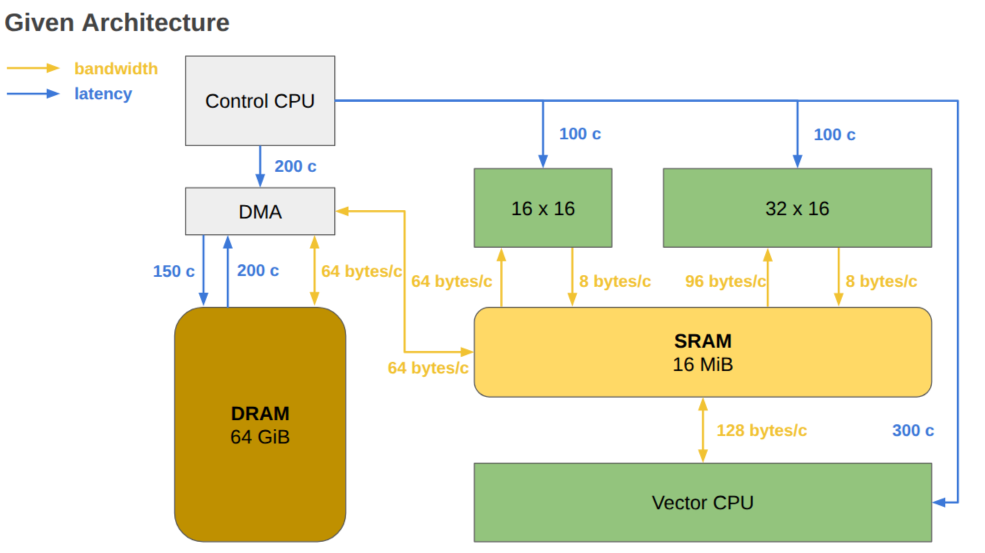
#> input picture img/architecture.png, 1969 x 1106 px (shown at 1/2 size)
$ jupyter execute hardware_profile.ipynb
#> lines starting #> are read from the running program, lines starting #| are printed output that depends on the picture
### tile_model.py
#!/usr/bin/env python3
from __future__ import annotations

from dataclasses import dataclass
from math import prod
from operator import index


def divup(a: int, b: int) -> int:
    return (a + b - 1) // b


DTYPE_BYTES = {
    'int8': 1, 'uint8': 1,
    'int16': 2, 'uint16': 2, 'float16': 2, 'bfloat16': 2,
    'int32': 4, 'uint32': 4, 'float32': 4
}


# [25 lines left out: functions dtype_name, data_shape, not called in this run]


def data_bytes(data, dtype: str | int) -> int:
    """Bytes = product(shape) x bytes per element; no tensor data is read."""
    return prod(data_shape(data)) * DTYPE_BYTES[dtype_name(dtype)]


@dataclass(frozen=True)
class Hardware:
    sram_bytes: int = 16 * 1024**2
    clock_hz: int = 1_000_000_000
    dma_bw: int = 64
    vector_bw: int = 128
    dma_setup: int = 200
    dram_read_latency: int = 200
    dram_write_latency: int = 150
    vector_launch: int = 300
    array_latency: int = 100
    control: str = 'serialized' # serialized/pipelined
    issue_interval: int = 1
    array_model: str = 'mac' # mac / bandwidth
    arithmetic: str = 'native-int8' #safe-int8 / native-int8

    @property
    def digits(self) -> int:
        return 2 if self.arithmetic == 'safe-int8' else 1

    @property
    def max_reduction(self) -> int:
        return 128 if self.arithmetic == 'safe-int8' else 256

    def time_us(self, cycles: int) -> float:
        """Microseconds = cycles / clock_hz x 1e6."""
        return cycles / self.clock_hz * 1e6


class SRAM:
    """Track allocated buffers, not arithmetic or transfer time.

    SRAM has different bandwidths to each engine; DMA/VCPU/SA charge those
    transfers. Do not add another generic SRAM transfer time.
    """
    # [8 lines left out: function __init__, not called in this run]

    @property
    def used_bytes(self) -> int:
        return sum(buf['bytes'] for buf in self.buffers.values())

    @property
    def free_bytes(self) -> int:
        return self.capacity_bytes - self.used_bytes

    def utilization(self) -> float:
        """Fraction occupied, from 0 to 1."""
        return self.used_bytes / self.capacity_bytes

    # [22 lines left out: functions allocate, free, status, not called in this run]

    def max_utilization(self) -> float:
        """Peak SRAM usage as a fraction of total capacity."""
        return self.peak_bytes / self.capacity_bytes


class SystolicArray:
    """One physical job; partial tiles are padded for traffic and timing."""
    physical_rows: int
    BW_in: int
    BW_out = 8

    def __init__(self, rows: int | None = None, K: int = 128, cols: int = 16,
                 compute_model: str = 'mac'):
        rows = self.physical_rows if rows is None else rows
        if not (1 <= rows <= self.physical_rows and 1 <= K <= 256
                and 1 <= cols <= 16):
            raise ValueError('invalid tile')
        if compute_model not in ('bandwidth', 'mac', 'wavefront'):
            raise ValueError('Unknown array model')
        self.rows, self.K, self.cols = rows, K, cols
        self.compute_model = compute_model

    def input_bytes(self) -> int:
        return (self.physical_rows + 16) * self.K

    def output_bytes(self) -> int:
        return self.physical_rows * 16 * 2

    def input_cycles(self) -> int:
        return divup(self.input_bytes(), self.BW_in)

    def output_cycles(self) -> int:
        return divup(self.output_bytes(), self.BW_out)

    def compute_cycles(self) -> int:
        if self.compute_model == 'bandwidth':
            return 0
        if self.compute_model == 'mac':
            return self.K
        return self.K + self.physical_rows + 16 - 2

    def stage_cycles(self) -> int:
        return max(self.input_cycles(), self.compute_cycles())

    def bandwidth_cycle(self) -> int:
        return max(self.input_cycles(), self.output_cycles())

    def cycle(self) -> int:
        return max(self.stage_cycles(), self.output_cycles())

    def latency(self) -> int:
        return self.stage_cycles() + self.output_cycles()

    def macs(self) -> int:
        return self.rows * self.cols * self.K

    def mac_rate(self) -> float:
        return self.macs() / self.cycle()

    # [21 lines left out: function compute, not called in this run]


class SA1(SystolicArray):
    physical_rows = 16
    BW_in = 64


class SA2(SystolicArray):
    physical_rows = 32
    BW_in = 96


class VCPU:
    def __init__(self, in_bytes: int = 0, out_bytes: int = 0,
                 hw: Hardware = Hardware()):
        self.in_bytes, self.out_bytes, self.hw = in_bytes, out_bytes, hw

    def cycle(self) -> int:
        return divup(self.in_bytes + self.out_bytes, self.hw.vector_bw)

    def launch_cycle(self) -> int:
        return self.hw.vector_launch + self.cycle()

    # [30 lines left out: functions compute, transform, not called in this run]


class DMA:
    # [56 lines left out: functions __init__, cycle, transfer, sram_allocation, not called in this run]

### hardware_profile.ipynb
### Kernel timing

Cycles from control-CPU launch until the result is back in DRAM, for one kernel
on `x_bytes` of input:

```
ctrl->DMA | DRAM read | DRAM->SRAM | launch | COMPUTE | ctrl->DMA | SRAM->DRAM | DRAM write
```

`latency` = every stage serialised (one shot).
`pipelined` = chunked and double-buffered, so the slowest pipe hides the rest.

[cell 1]
from PIL import Image
from IPython.display import display

img = Image.open("img/architecture.png")
#> img is the input picture: PIL image 1969x1106 RGBA; mean R, G, B, A 231.5, 231.5, 203.9, 255
width = 800
height = round(img.height * width / img.width)
#> height = 449

display(img.resize((width, height)))
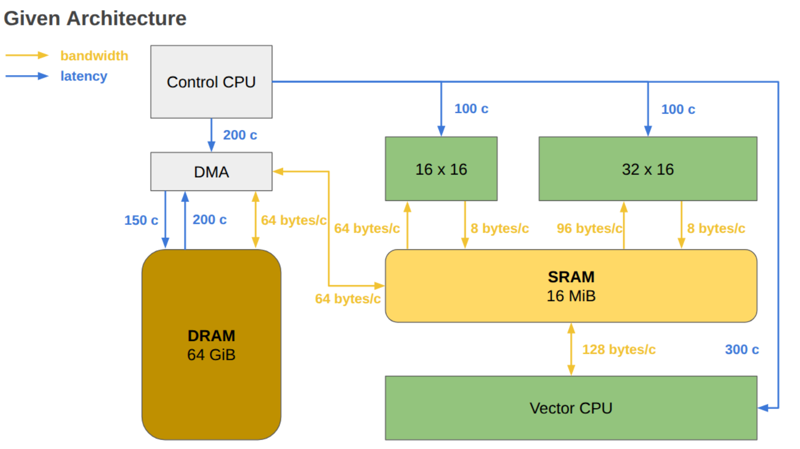
#> shown: PIL image 800x449 RGBA; mean R, G, B, A 231.5, 231.4, 203.9, 255

## 1 Compute bound/ Memory bound on SA units

With hardware architecture in hand, we are able to model latency, data transfer and computation wall as a function
of input byte, computation units and K in sa unit.

Model a full workflow: kernel start + DRAM -> SRAM -> SA1 & SA2 -> SRAM -> SRAM -> DRAM

[cell 2]
## Latency model
BW_DMA = 64                                     # DRAM -> DMA -> SRAM
BW_VCPU = 128                                   # SRAM <-> vector CPU
PORTS = {"sa16": [(16, 64, 8)],                 # (rows, in B/cyc, out B/cyc)
         "sa32": [(32, 96, 8)],
         "both": [(16, 64, 8), (32, 96, 8)]}


def kernel_time(x_bytes, unit="both", K1=256, K2=None):
    """
    Cycles from control-CPU launch until the result is back in DRAM.

    K1 : contraction depth of the first array (the only array, unless unit="both")
    K2 : contraction depth of the second array ("both" only; defaults to K1)
    """
    LAT = 200 + 200 + 200 + 150  # Control-> DMA, DRAM read, control->DMA, DRAM write
    if unit == "vcpu":
        y = x_bytes
        compute = (x_bytes + y) / BW_VCPU
        launch = 300
    else:
        if K2 is None:
            K2 = K1
        ports = PORTS[unit]
        Ks = [K1, K2][:len(ports)]              # a single array uses K1 only

        # geometry and cost of ONE tile op on each array
        tiles = []
        for (rows, in_bw, out_bw), K in zip(ports, Ks):
            tin, tout = (rows + 16) * K, rows * 16 * 2      # bytes per tile op, in and out
            # pipelined array -> a tile costs max(in, out), never in + out
            cost = max(tin / in_bw, tout / out_bw)
            tiles.append((tin, tout, cost, tin / cost))     # tin/cost = EFFECTIVE B/cyc

        # Split by EFFECTIVE input rate, not nominal port width: an output-bound
        # array cannot consume at its port speed, so splitting by in_bw over-feeds
        # it and it finishes late.  With K1 != K2 the two arrays are almost always
        # bound differently, so this matters.
        tot_bw = sum(eff for _, _, _, eff in tiles)
        y = compute = 0.0
        for tin, tout, cost, eff in tiles:
            xi = x_bytes * eff / tot_bw         # now both arrays really do finish together
            n = xi / tin                        # number of tile ops
            y += n * tout
            compute = max(compute, n * cost)    # arrays run concurrently -> max

        launch = 100

    load, store = x_bytes / BW_DMA, y / BW_DMA
    return {"load": load, "compute": compute, "store": store, "out_bytes": y,
            "latency":   LAT + launch + load + compute + store,   # serial, one shot
            "pipelined": LAT + launch + max(load, compute, store)}  # double-buffered

Apply a grid search on the latency model

[cell 3]
MB = 2 ** 20
GB = 2 ** 30

byte_list = [16 * MB]
device_list = ["sa16", "sa32", "both"]
K1_list = [32, 64, 128, 256]
K2_list = [32, 64, 128, 256]

print(f"{'size':>8} {'device':>7} {'K1/K2':>9} {'transfer':>12} {'compute':>12} "
      f"{'total':>13} {'transfer%':>10}")
print("-" * 78)

for x in byte_list:
    for unit in device_list:
        # both arrays -> sweep a depth for each; a single array has only K1
        pairs = ([(k1, k2) for k1 in K1_list for k2 in K2_list] if unit == "both"
                 else [(k1, None) for k1 in K1_list])
        for K1, K2 in pairs:
            r = kernel_time(x, unit, K1, K2)
            transfer = r["load"] + r["store"]      # DRAM->SRAM  +  SRAM->DRAM
            compute = r["compute"]
            total = r["latency"]                   # transfer + compute + LAT
            label = f"{K1}/{K2}" if K2 is not None else f"{K1}"
            print(f"{x // MB:>6}MB {unit:>7} {label:>9} {transfer:>12,.0f} {compute:>12,.0f} "
                  f"{total:>13,.0f} {100 * transfer / total:>9.2f}%")
        print("-" * 78)

### Conclusion

    16MB    both   256/256      281,805      104,858       387,512     72.72%

**1. The transfer proportion is a bottleneck readout.** 72.72% (both, K=256)
  means the kernel is transfer-dominated and widening DRAM would help.
  23.80% (sa32, K=32) means it's compute-dominated and DRAM is irrelevant.
  The proportion moves from 24% to 73% purely from choosing K and the device
  — same bytes, same work.

    16777216B      sa16  256    278,528.0    262,144.0    541,522.0     51.43%

The size column barely matters once past the fixed latency: 16 and 32MiB give nearly identical percentages (58.88 / 58.93),
  because both transfer and compute scale linearly. K and device are the
  real variables in this sweep; x mostly is not.

    16MB    sa16       128      294,912      262,144       557,906     52.86%
    16MB    sa16       256      278,528      262,144       541,522     51.43%

**2. The 8 B/c output port is the bottleneck.** Inputs come in at
  64–96 B/c and DMA at 64, but results leave at 8. the "compute" column is pure port time.

**3. K >= 128 Memory bound, <= computation bound**

## 2. 2 SA unit Parallelization

In the previous section we study the memory bound/

On-chip analysis. SA1 SA2 model!

### 2.2.1 Photonic Chip

[cell 4]
from PIL import Image
from IPython.display import display

img = Image.open("img/SA_ridge.png")
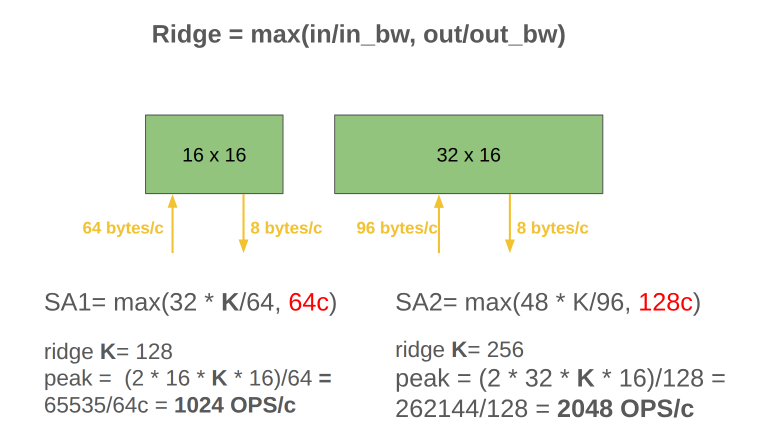
#> input picture img/SA_ridge.png, 1534 x 878 px (shown at 1/2 size)
#> img is the input picture: PIL image 1534x878 RGBA; mean R, G, B, A 238.1, 241.9, 234.5, 255
width = 600
height = round(img.height * width / img.width)
#> height = 343

display(img.resize((width, height)))
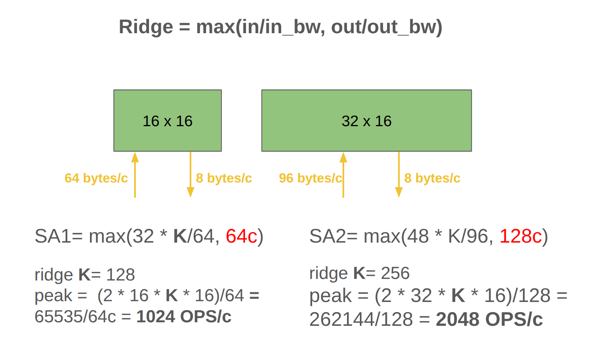
#> shown: PIL image 600x343 RGBA; mean R, G, B, A 237.9, 241.7, 234.3, 255

[cell 5]
from tile_model import SA1, SA2

for K in [32, 64, 128, 256]:
    print(f"K={K}")
    sa1 = SA1(16, K, compute_model="bandwidth")
    print(f"sa1 macs: {sa1.macs()}, cycle:{sa1.cycle()}")

    sa2 = SA2(32, K, compute_model="bandwidth")
    print(f"sa2 macs: {sa2.macs()}, cycle:{sa2.cycle()}")

### 2.2.2 Traditional

[cell 6]
from tile_model import SA1, SA2

for K in [32, 64, 128, 256]:
    print(f"K={K}")
    sa1 = SA1(16, K, compute_model="mac")
    print(f"sa1 macs: {sa1.macs()}, cycle:{sa1.cycle()}")

    sa2 = SA2(32, K, compute_model="mac")
    print(f"sa2 macs: {sa2.macs()}, cycle:{sa2.cycle()}")
